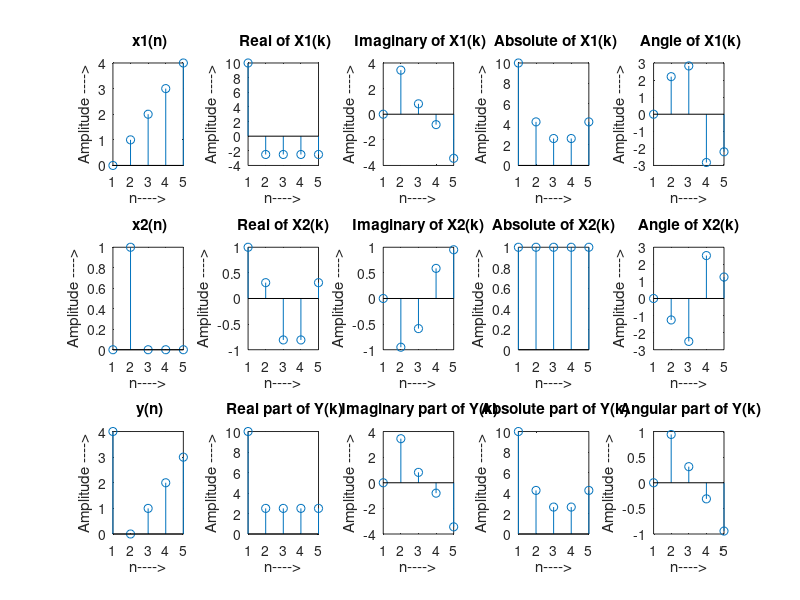

Reproduce this figure in MATLAB.
x1=[ 0 1 2 3 4 ];
x2=[ 0 1 0 0 0];
x1k=fft(x1,5);
x2k=fft(x2,5);
y1k= x1k .* x2k;
y1=ifft(y1k);
subplot(3,5,1);
stem(x1);
xlabel ('n---->');
ylabel ('Amplitude ---->');
title(' x1(n)');
subplot(3,5,2);
stem(x1k);
xlabel ('n---->');
ylabel ('Amplitude ---->');
title(' Real of X1(k)');
subplot(3,5,3);
stem(imag(x1k));
xlabel ('n---->');
ylabel ('Amplitude ---->');
title(' Imaginary of X1(k)');
subplot(3,5,4);
stem(abs(x1k));
xlabel ('n---->');
ylabel ('Amplitude ---->');
title(' Absolute of X1(k)');
subplot(3,5,5);
stem(angle(x1k));
xlabel ('n---->');
ylabel ('Amplitude ---->');
title(' Angle of X1(k)');
subplot(3,5,6);
stem(x2);
xlabel ('n---->');
ylabel ('Amplitude ---->');
title(' x2(n)');
subplot(3,5,7);
stem(real(x2k));
xlabel ('n---->');
ylabel ('Amplitude ---->');
title('Real of X2(k)');
subplot(3,5,8);
stem(imag(x2k));
xlabel ('n---->');
ylabel ('Amplitude ---->');
title('Imaginary of X2(k)');
subplot(3,5,9);
stem(abs(x2k));
xlabel ('n---->');
ylabel ('Amplitude ---->');
title('Absolute of X2(k)');
subplot(3,5,10);
stem(angle(x2k));
xlabel ('n---->');
ylabel ('Amplitude ---->');
title('Angle of X2(k)');
subplot(3,5,11);
stem(y1);
xlabel ('n---->');
ylabel ('Amplitude ---->');
title(' y(n)');
subplot(3,5,12);
stem(y1k);
xlabel ('n---->');
ylabel ('Amplitude ---->');
title(' Real part of Y(k)');
subplot(3,5,13);
stem(imag(y1k));
xlabel ('n---->');
ylabel ('Amplitude ---->');
title(' Imaginary part of Y(k)');
subplot(3,5,14);
stem(abs(y1k));
xlabel ('n---->');
ylabel ('Amplitude ---->');
title(' Absolute part of Y(k)');
subplot(3,5,15);
stem(angle(y1k));
xlabel ('n---->');
ylabel ('Amplitude ---->');
title(' Angular part of Y(k)');
